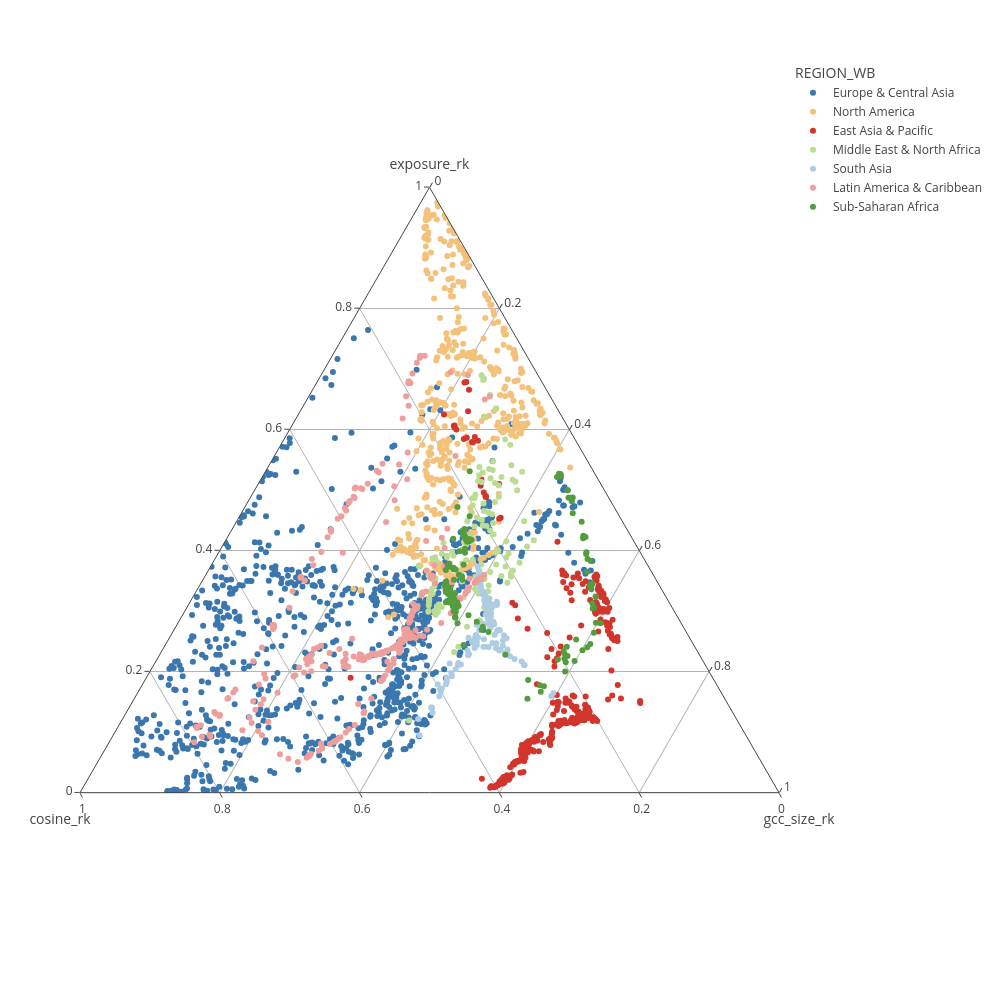

The cell this chart's notebook holds for it:
### Markdown cell above
# Phase Diagram

### Code cell
import plotly.express as px
import plotly.io as pio
import kaleido

pio.templates.default = "none"

parameters_df_concat = pd.read_csv(home_dir + '/csv/3_ft_parameters_df.csv', index_col=0)

# Add country information
network_country_attri_df = pd.read_csv(home_dir +'/csv/net_4190_join_country_attri_raw.csv',
                                       index_col=0)
parameters_country_merge = pd.merge(parameters_df_concat,
                                    network_country_attri_df[['net_id', 'REGION_WB']],
                                    left_on='net_id',
                                    right_on='net_id')

# Convert parameter columns to percentile ranks
parameters_country_merge['exposure_rk'] = parameters_country_merge.exposure_rp100.rank(pct = True)
parameters_country_merge['cosine_rk'] = parameters_country_merge.cosine_depth30cm_freq90th_RP100.rank(pct = True)
parameters_country_merge['gcc_size_rk'] = parameters_country_merge.gcc_num_nodes_node_norm.rank(pct = True)

fig = px.scatter_ternary(parameters_country_merge,
                         a="exposure_rk",
                         b="cosine_rk",
                         c="gcc_size_rk",
                         color  = 'REGION_WB',
                         color_discrete_map = {"Europe & Central Asia": "rgb(59, 119, 175)",
                                               "North America": "rgb(244, 193, 123)",
                                               "East Asia & Pacific": "rgb(209, 53, 43)",
                                               "Middle East & North Africa": "rgb(187, 221, 147)",
                                               "South Asia": "rgb(174, 205, 226)",
                                               "Latin America & Caribbean": "rgb(238, 159, 156)",
                                               "Sub-Saharan Africa": "rgb(84, 157, 62)"},
                        width=1000, height=1000)
fig.show()
# fig.write_image('/Users/yiyi/Desktop/newplot.png',
#                 scale=10)

### Figure 1 — Plotly figure (JSON) as saved in the notebook; plotly's stock layout.template omitted (floating-point values rounded to 4 significant figures; data arrays with more than 128 entries replaced by an {"elided": "..."} marker saying what was removed)
{"data": [{"a": {"elided": "910 float values"}, "b": {"elided": "910 float values"}, "c": {"elided": "910 float values"}, "hovertemplate": "REGION_WB=Europe & Central Asia<br>exposure_rk=%{a}<br>cosine_rk=%{b}<br>gcc_size_rk=%{c}<extra></extra>", "legendgroup": "Europe & Central Asia", "marker": {"color": "rgb(59, 119, 175)", "symbol": "circle"}, "mode": "markers", "name": "Europe & Central Asia", "showlegend": true, "subplot": "ternary", "type": "scatterternary"}, {"a": {"elided": "475 float values"}, "b": {"elided": "475 float values"}, "c": {"elided": "475 float values"}, "hovertemplate": "REGION_WB=North America<br>exposure_rk=%{a}<br>cosine_rk=%{b}<br>gcc_size_rk=%{c}<extra></extra>", "legendgroup": "North America", "marker": {"color": "rgb(244, 193, 123)", "symbol": "circle"}, "mode": "markers", "name": "North America", "showlegend": true, "subplot": "ternary", "type": "scatterternary"}, {"a": {"elided": "320 float values"}, "b": {"elided": "320 float values"}, "c": {"elided": "320 float values"}, "hovertemplate": "REGION_WB=East Asia & Pacific<br>exposure_rk=%{a}<br>cosine_rk=%{b}<br>gcc_size_rk=%{c}<extra></extra>", "legendgroup": "East Asia & Pacific", "marker": {"color": "rgb(209, 53, 43)", "symbol": "circle"}, "mode": "markers", "name": "East Asia & Pacific", "showlegend": true, "subplot": "ternary", "type": "scatterternary"}, {"a": {"elided": "131 float values"}, "b": {"elided": "131 float values"}, "c": {"elided": "131 float values"}, "hovertemplate": "REGION_WB=Middle East & North Africa<br>exposure_rk=%{a}<br>cosine_rk=%{b}<br>gcc_size_rk=%{c}<extra></extra>", "legendgroup": "Middle East & North Africa", "marker": {"color": "rgb(187, 221, 147)", "symbol": "circle"}, "mode": "markers", "name": "Middle East & North Africa", "showlegend": true, "subplot": "ternary", "type": "scatterternary"}, {"a": {"elided": "143 float values"}, "b": {"elided": "143 float values"}, "c": {"elided": "143 float values"}, "hovertemplate": "REGION_WB=South Asia<br>exposure_rk=%{a}<br>cosine_rk=%{b}<br>gcc_size_rk=%{c}<extra></extra>", "legendgroup": "South Asia", "marker": {"color": "rgb(174, 205, 226)", "symbol": "circle"}, "mode": "markers", "name": "South Asia", "showlegend": true, "subplot": "ternary", "type": "scatterternary"}, {"a": {"elided": "280 float values"}, "b": {"elided": "280 float values"}, "c": {"elided": "280 float values"}, "hovertemplate": "REGION_WB=Latin America & Caribbean<br>exposure_rk=%{a}<br>cosine_rk=%{b}<br>gcc_size_rk=%{c}<extra></extra>", "legendgroup": "Latin America & Caribbean", "marker": {"color": "rgb(238, 159, 156)", "symbol": "circle"}, "mode": "markers", "name": "Latin America & Caribbean", "showlegend": true, "subplot": "ternary", "type": "scatterternary"}, {"a": {"elided": "148 float values"}, "b": {"elided": "148 float values"}, "c": {"elided": "148 float values"}, "hovertemplate": "REGION_WB=Sub-Saharan Africa<br>exposure_rk=%{a}<br>cosine_rk=%{b}<br>gcc_size_rk=%{c}<extra></extra>", "legendgroup": "Sub-Saharan Africa", "marker": {"color": "rgb(84, 157, 62)", "symbol": "circle"}, "mode": "markers", "name": "Sub-Saharan Africa", "showlegend": true, "subplot": "ternary", "type": "scatterternary"}], "layout": {"height": 1000, "legend": {"title": {"text": "REGION_WB"}, "tracegroupgap": 0}, "margin": {"t": 60}, "ternary": {"aaxis": {"title": {"text": "exposure_rk"}}, "baxis": {"title": {"text": "cosine_rk"}}, "caxis": {"title": {"text": "gcc_size_rk"}}, "domain": {"x": [0, 1], "y": [0, 1]}}, "width": 1000}}
